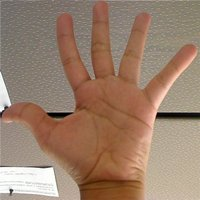
%> input picture 1.jpg, 200 x 200 px
$ octave compareHistogramForHSV.m   (GNU Octave 9; MATLAB toolbox functions it lacks are replaced by stand-ins)
%> lines starting %> are read from the running program, lines starting %| are printed output that depends on the picture
% Four different simiarity measures, including cosine correlation,
% Chi-square test, histogram intersection and Bhattacharyya distance.
% Choose one of measures for computing.
Cosine_correlation=1; Chi_square=2; Intersection=3; Bhattacharyya_distance=4;
method=Bhattacharyya_distance;
% Set bin size in histogram.
% Specify the number of quantization levels.
numberOfLevelsForH = 8;
numberOfLevelsForS = 8;
numberOfLevelsForV = 8;
N = numberOfLevelsForH * numberOfLevelsForS * numberOfLevelsForV;

%Get input image
picture1 =imread('1.jpg');
%> picture1 is the input picture: size 200x200x3 uint8; mean R, G, B 154.3, 127.1, 107.8
picture2 =imread('2.jpg');
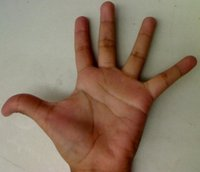
%> input picture 2.jpg, 200 x 172 px
%> picture2 is the input picture: size 172x200x3 uint8; mean R, G, B 140.6, 120.5, 101.1
[a1,b1,c1]=size(picture1);
%> a1 = 200; b1 = 200; c1 = 3
[a2,b2,c2]=size(picture2);
%> a2 = 172; b2 = 200; c2 = 3

%resize object into the same scale based on smaller one.
if a1*b1 > a2*b2
     picture1=imresize(picture1,[a2 b2],'bicubic');
%> picture1: size 172x200x3 uint8
     picture2=imresize(picture2,[a2 b2],'bicubic');
     rows=a2; cols=b2;
%> after `rows=a2`: rows = 172
%> after `cols=b2`: cols = 200
else picture2=imresize(picture2,[a1 b1],'bicubic');
     picture1=imresize(picture1,[a1 b1],'bicubic');
     rows=a1; cols=b1;
end
imshow(uint8([picture1,picture2]));
image1 = rgb2hsv(picture1);
%> image1: size 172x200x3 double; mean H, S, V 0.0862, 0.314, 0.605
image2 = rgb2hsv(picture2);
%> image2: size 172x200x3 double; mean H, S, V 0.122, 0.325, 0.554

% split image into h, s & v planes
h1 = image1(:, :, 1);
s1 = image1(:, :, 2);
v1 = image1(:, :, 3);

h2 = image2(:, :, 1);
s2 = image2(:, :, 2);
v2 = image2(:, :, 3);
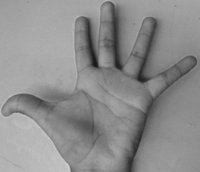
%> v2: size 172x200 double; min 0.0902, max 0.82, mean 0.554

% Find the max.
maxValueForH1 = max(h1(:)); maxValueForS1 = max(s1(:)); maxValueForV1 = max(v1(:));
%> after `maxValueForH1 = max(h1(:))`: maxValueForH1 = 0.994
%> after `maxValueForS1 = max(s1(:))`: maxValueForS1 = 1
%> after `maxValueForV1 = max(v1(:))`: maxValueForV1 = 1
maxValueForH2 = max(h2(:)); maxValueForS2 = max(s2(:)); maxValueForV2 = max(v2(:));
%> after `maxValueForH2 = max(h2(:))`: maxValueForH2 = 0.994
%> after `maxValueForS2 = max(s2(:))`: maxValueForS2 = 1
%> after `maxValueForV2 = max(v2(:))`: maxValueForV2 = 0.82

% create final histogram matrix of size 8x8x8
hsvColorHistogram1 = zeros(numberOfLevelsForH, numberOfLevelsForS, numberOfLevelsForV);
hsvColorHistogram2 = zeros(numberOfLevelsForH, numberOfLevelsForS, numberOfLevelsForV);

% create col vector of indexes for later reference
index1 = zeros(rows*cols, 3);
index2 = zeros(rows*cols, 3);

% Put all pixels into one of the "numberOfLevels" levels.
MH1 = ceil(numberOfLevelsForH * h1/maxValueForH1);
quantizedValueForH1 = reshape(MH1',[rows*cols,1]);
MS1 = ceil(numberOfLevelsForS * s1/maxValueForS1);
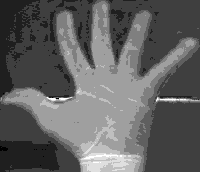
%> MS1: size 172x200 double; min 0, max 8, mean 3.07; drawn with min black and max white
quantizedValueForS1 = reshape(MS1',[rows*cols,1]);
MV1 = ceil(numberOfLevelsForV * v1/maxValueForV1);
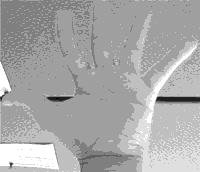
%> MV1: size 172x200 double; min 0, max 8, mean 5.32; drawn with min black and max white
quantizedValueForV1 = reshape(MV1',[rows*cols,1]);

MH2 = ceil(numberOfLevelsForH * h2/maxValueForH2);
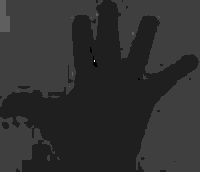
%> MH2: size 172x200 double; min 0, max 8, mean 1.53; drawn with min black and max white
quantizedValueForH2 = reshape(MH2',[rows*cols,1]);
MS2 = ceil(numberOfLevelsForS * s2/maxValueForS2);
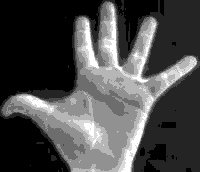
%> MS2: size 172x200 double; min 1, max 8, mean 3.08; drawn with min black and max white
quantizedValueForS2 = reshape(MS2',[rows*cols,1]);
MV2 = ceil(numberOfLevelsForV * v2/maxValueForV2);
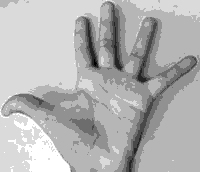
%> MV2: size 172x200 double; min 1, max 8, mean 5.93; drawn with min black and max white
quantizedValueForV2 = reshape(MV2',[rows*cols,1]);

% keep indexes where 1 should be put in matrix hsvHist
index1(:, 1) = quantizedValueForH1;
index1(:, 2) = quantizedValueForS1;
index1(:, 3) = quantizedValueForV1;

index2(:, 1) = quantizedValueForH2;
index2(:, 2) = quantizedValueForS2;
index2(:, 3) = quantizedValueForV2;
% put each value of h,s,v to matrix 8x8x8
% (e.g. if h=7,s=2,v=1 then put 1 to matrix 8x8x8 in position 7,2,1)
for row = 1:size(index1, 1)
    if (index1(row, 1) == 0 || index1(row, 2) == 0 || index1(row, 3) == 0)
        continue;
    end
    hsvColorHistogram1(index1(row, 1), index1(row, 2), index1(row, 3)) = ...
        hsvColorHistogram1(index1(row, 1), index1(row, 2), index1(row, 3)) + 1;
end
for row = 1:size(index2, 1)
    if (index2(row, 1) == 0 || index2(row, 2) == 0 || index2(row, 3) == 0)
        continue;
    end
    hsvColorHistogram2(index2(row, 1), index2(row, 2), index2(row, 3)) = ...
        hsvColorHistogram2(index2(row, 1), index2(row, 2), index2(row, 3)) + 1;
end
% normalize hsvHist to unit sum
hsvColorHistogram1 = hsvColorHistogram1(:)';
%> hsvColorHistogram1 = 512 values, max 7112 at index 265, min 0 at index 4, mean 67.03
hsvColorHistogram1 = hsvColorHistogram1/sum(hsvColorHistogram1);
%> hsvColorHistogram1 = 512 values, max 0.207 at index 265, min 0 at index 4, mean 0.00195

hsvColorHistogram2 = hsvColorHistogram2(:)';
%> hsvColorHistogram2 = 512 values, max 8252 at index 386, min 0 at index 1, mean 67.12
hsvColorHistogram2 = hsvColorHistogram2/sum(hsvColorHistogram2);
%> hsvColorHistogram2 = 512 values, max 0.24 at index 386, min 0 at index 1, mean 0.00195

switch method
    case 1
        %compute cosine similarity
        %smaller value, more similar
        hsvColorHistogram1=hsvColorHistogram1-mean(hsvColorHistogram1);
        hsvColorHistogram2=hsvColorHistogram2-mean(hsvColorHistogram2);
        A=sqrt(sum(hsvColorHistogram1.^2));
        B=sqrt(sum(hsvColorHistogram2.^2));
        C=sum(hsvColorHistogram1.*hsvColorHistogram2);
        cos=1-C/(A*B);%cosine value
    case 2
        %calculate Chi-Square
        %smaller value, more similar
        A=(hsvColorHistogram1-hsvColorHistogram2).^2;
        cos=sum(A/hsvColorHistogram1);
    case 3
        %calculate histogram intersection
        %smaller value, more similar
        A=sum(min(hsvColorHistogram1,hsvColorHistogram2));
        cos=1-A;
    case 4
        %calculate Bhattacharyya distance
        %smaller value, more similar
        A=sum(sqrt(hsvColorHistogram1.*hsvColorHistogram2));
%> A = 0.513
        B=sqrt(mean(hsvColorHistogram1).*mean(hsvColorHistogram2)*(N^2));
%> B = 1
        cos=sqrt(1-A/B);
%> cos = 0.698
end
